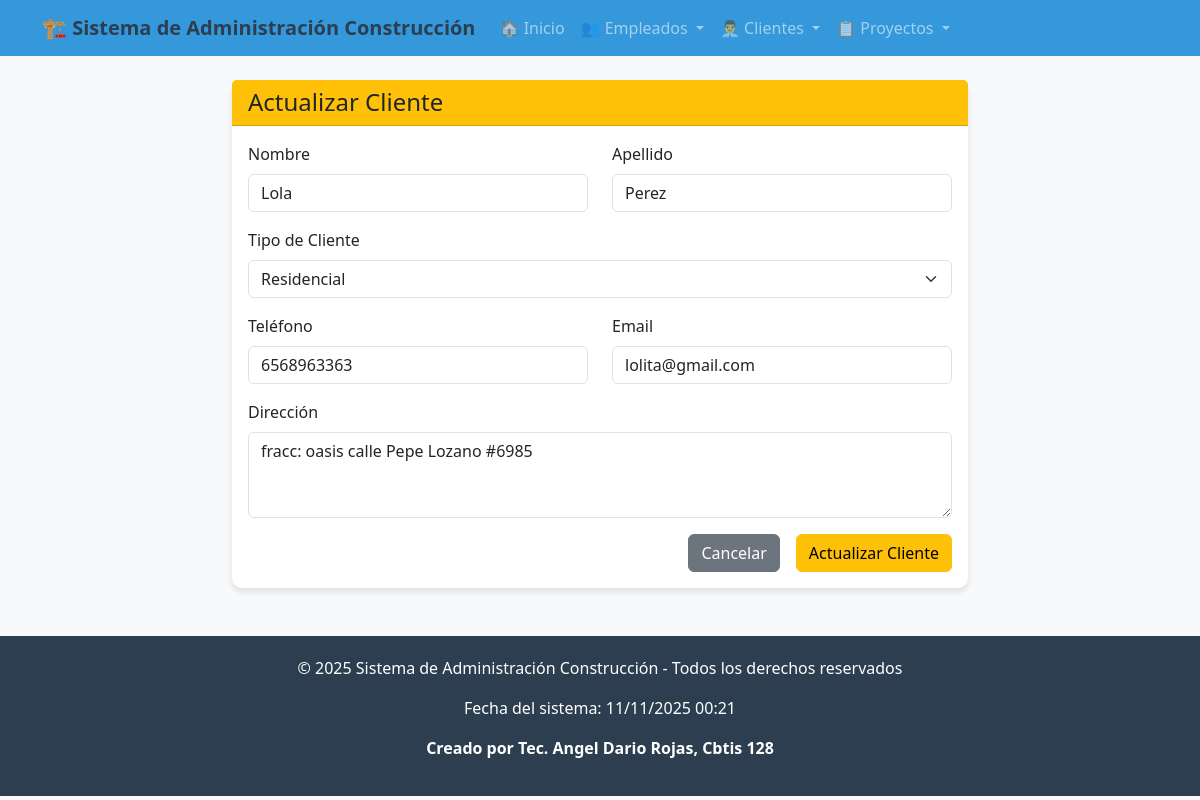
The app's page /cliente/actualizar/1/ with its own data.
### app_Construccion/models.py (models this page shows, shortened)
class Cliente(models.Model):
    nombre = models.CharField(max_length=100)
    apellido = models.CharField(max_length=100)
    tipo_cliente = models.CharField(
        max_length=50,
        choices=[
            ("Residencial", "Residencial"),
            ("Comercial", "Comercial"),
            ("Gubernamental", "Gubernamental"),
        ],
        default="Residencial"
    )
    telefono = models.CharField(max_length=20)
    email = models.EmailField(unique=True)
    direccion = models.CharField(max_length=200)
    fecha_registro = models.DateField(auto_now_add=True)

### app_Construccion/views.py (the view, shortened to what this page needs)
# urls.py: path('cliente/actualizar/<int:cliente_id>/', views.actualizar_cliente, name='actualizar_cliente'),
def actualizar_cliente(request, cliente_id):
    cliente = get_object_or_404(Cliente, id=cliente_id)
    return render(request, 'cliente/actualizar_cliente.html', {'cliente': cliente})

### app_Construccion/templates/cliente/actualizar_cliente.html (shortened to what this page needs)
{% extends 'base.html' %}
{% block content %}
<div class="row justify-content-center">
    <div class="col-md-8">
        <div class="card">
            <div class="card-header bg-warning text-dark">
                <h4 class="mb-0">Actualizar Cliente</h4>
            </div>
            <div class="card-body">
                <form method="POST">
                    <div class="row">
                        <div class="col-md-6 mb-3">
                            <label for="nombre" class="form-label">Nombre</label>
                            <input type="text" class="form-control" id="nombre" name="nombre" value="{{ cliente.nombre }}" required>
                        </div>
                        <div class="col-md-6 mb-3">
                            <label for="apellido" class="form-label">Apellido</label>
                            <input type="text" class="form-control" id="apellido" name="apellido" value="{{ cliente.apellido }}" required>
                        </div>
                    </div>
                    <div class="mb-3">
                        <label for="tipo_cliente" class="form-label">Tipo de Cliente</label>
                        <select class="form-select" id="tipo_cliente" name="tipo_cliente" required>
                            <option value="Residencial" {% if cliente.tipo_cliente == "Residencial" %}selected{% endif %}>Residencial</option>
                        </select>
                    </div>
                    <div class="row">
                        <div class="col-md-6 mb-3">
                            <label for="telefono" class="form-label">Teléfono</label>
                            <input type="text" class="form-control" id="telefono" name="telefono" value="{{ cliente.telefono }}" required>
                        </div>
                        <div class="col-md-6 mb-3">
                            <label for="email" class="form-label">Email</label>
                            <input type="email" class="form-control" id="email" name="email" value="{{ cliente.email }}" required>
                        </div>
                    </div>
                    <div class="mb-3">
                        <label for="direccion" class="form-label">Dirección</label>
                        <textarea class="form-control" id="direccion" name="direccion" rows="3" required>{{ cliente.direccion }}</textarea>
                    </div>
                    <div class="d-grid gap-2 d-md-flex justify-content-md-end">
                        <a href="{% url 'ver_clientes' %}" class="btn btn-secondary me-md-2">Cancelar</a>
                        <button type="submit" class="btn btn-warning">Actualizar Cliente</button>
                    </div>
                </form>
            </div>
        </div>
    </div>
</div>
{% endblock %}

### app_Construccion/templates/base.html (style rules this page uses)
body { background-color: #f8f9fa; font-family: 'Segoe UI', Tahoma, Geneva, Verdana, sans-serif; }
.card { border: none; border-radius: 10px; box-shadow: 0 4px 6px rgba(0,0,0,0.1); }

### records on screen
Cliente: nombre "Lola", apellido "Perez", tipo_cliente "Residencial", telefono "6568963363", email "lolita@gmail.com", direccion "fracc: oasis calle Pepe Lozano #6985"
